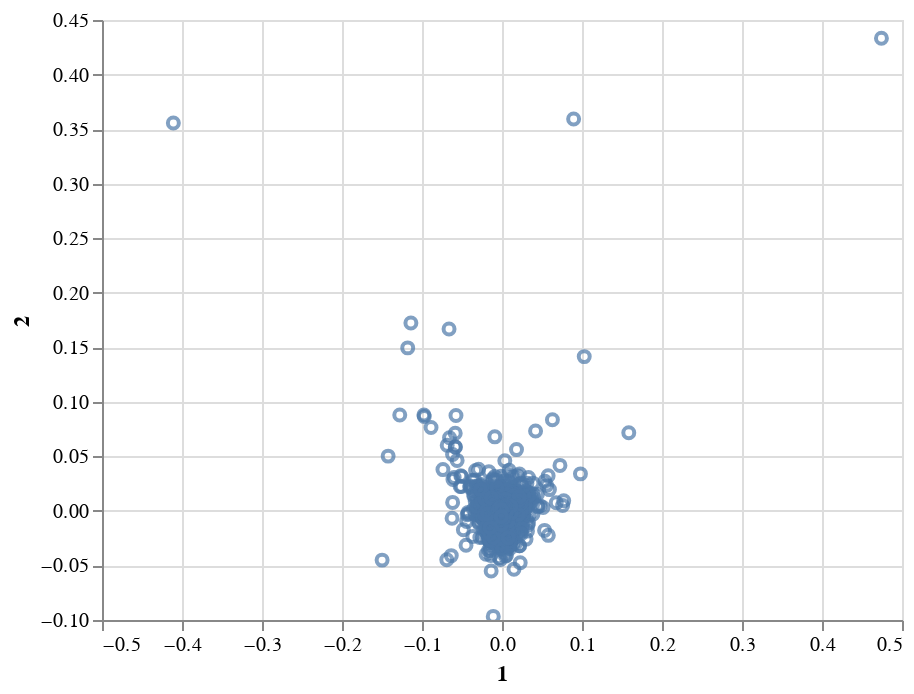

This figure's notebook cell:
### Code cell
DimensionalReduction.altair_plot2D(DR.components.T)

### Figure 1 — Vega-Lite specification as saved in the notebook (floating-point values rounded to 4 significant figures; data arrays with more than 128 entries replaced by an {"elided": "..."} marker saying what was removed)
{"$schema": "https://vega.github.io/schema/vega-lite/v3.3.0.json", "config": {"mark": {"tooltip": null}, "view": {"height": 300, "width": 400}}, "data": {"name": "data-50c1600bbbb9c518c57fc721c7ed9b0b"}, "datasets": {"data-50c1600bbbb9c518c57fc721c7ed9b0b": {"elided": "3457 records"}}, "encoding": {"tooltip": {"field": "KO", "type": "nominal"}, "x": {"field": "1", "type": "quantitative"}, "y": {"field": "2", "type": "quantitative"}}, "mark": "point", "selection": {"selector001": {"bind": "scales", "encodings": ["x", "y"], "type": "interval"}}}
